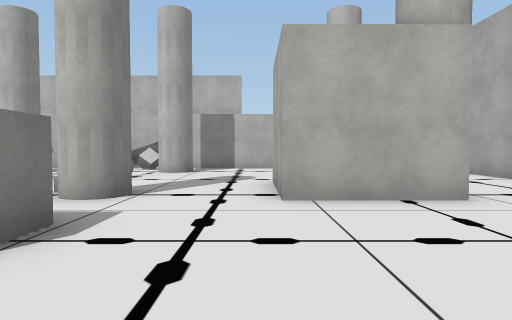
[1] (above)

24 first-person views from a walk through a scene from a Unity 3-D project. The camera is 1.4 m above the floor, tilts 2° down and sees 75° across. The floor is counted in squares, 2 m on a side. Each view is taken from the middle of a square. On the plan, view 1 faces up. The plan holds only what a view shows up to about 10 squares ahead; the rest is blank. The player character is not drawn. Some surface patterns are stand-ins.

[2]
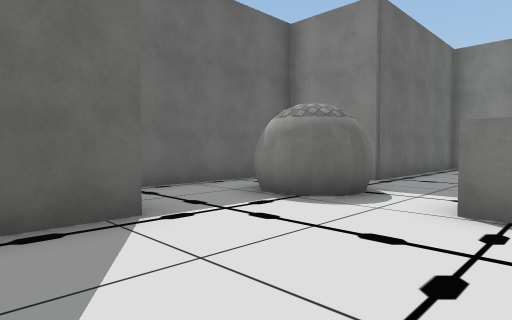

[3]
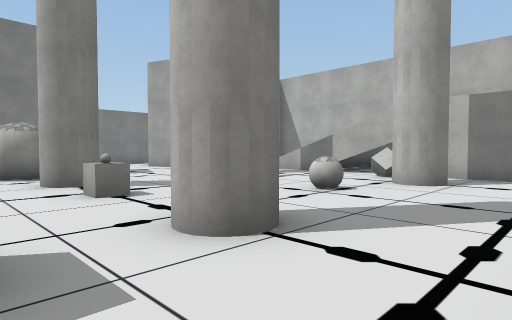

[4]
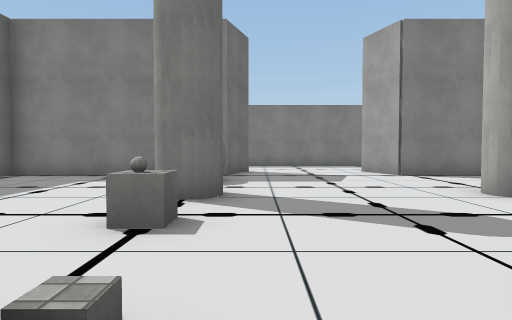

[5]
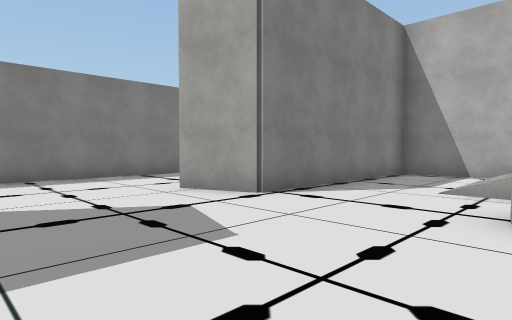

[6]
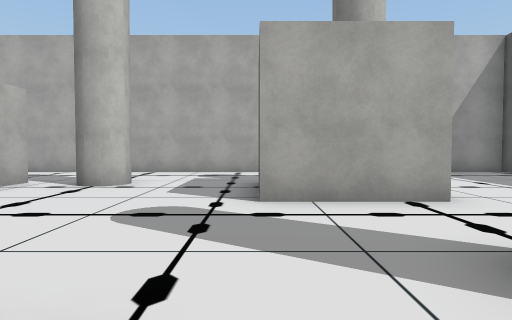

[7]
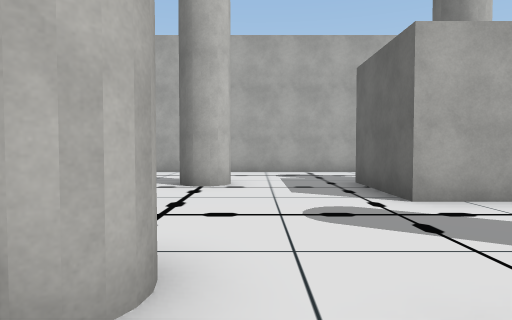

[8]
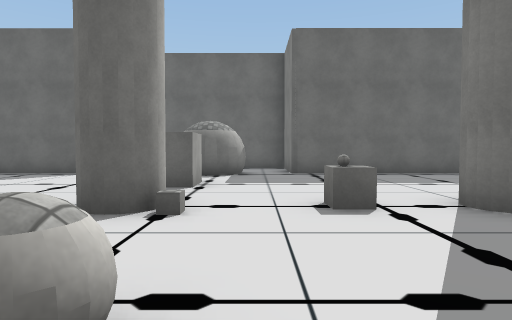

[9]
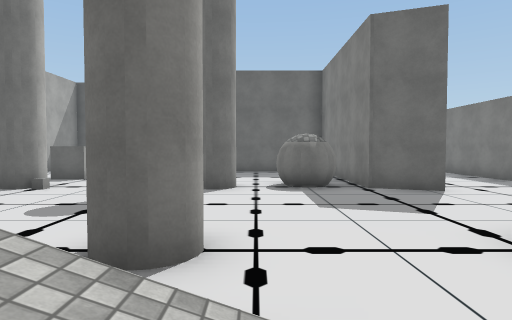

[10]
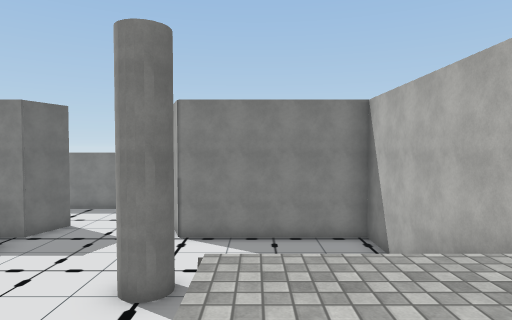

[11]
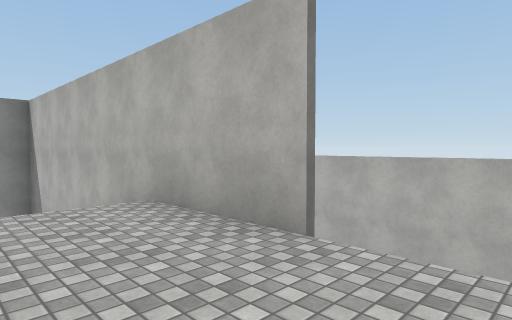

[12]
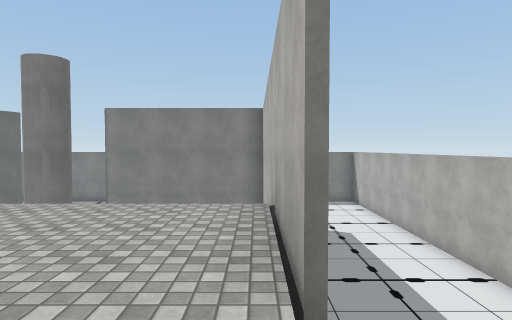

[13]
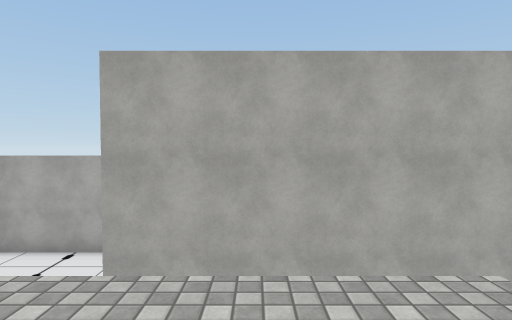

[14]
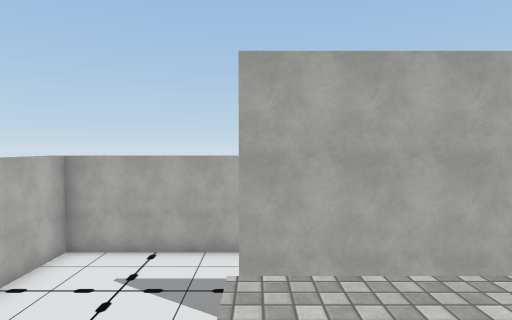

[15]
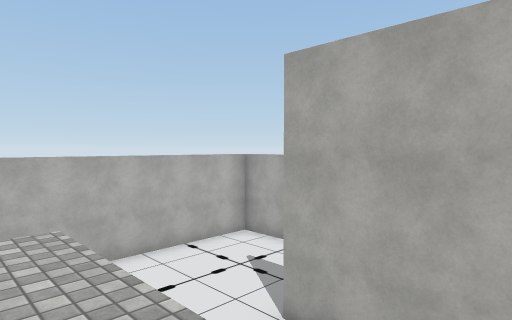

[16]
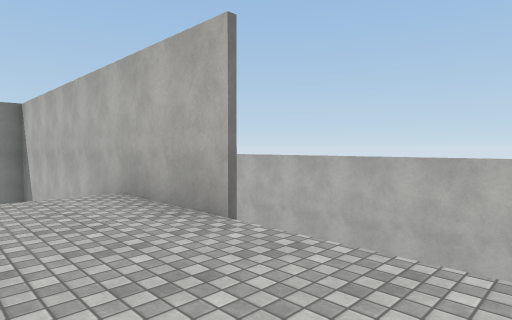

[17]
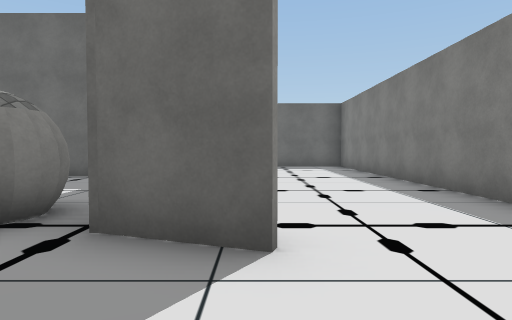

[18]
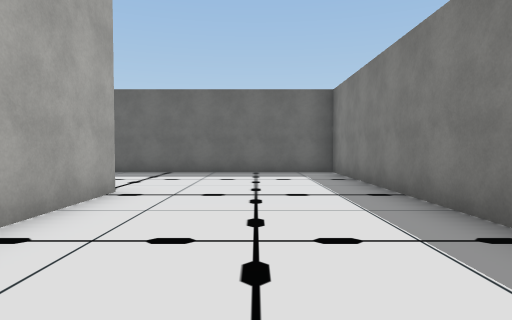

[19]
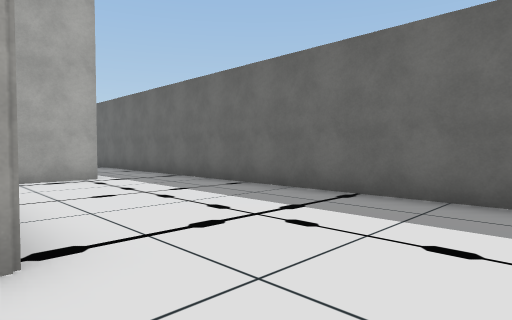

[20]
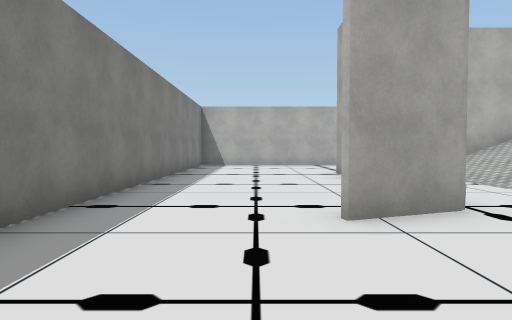

[21]
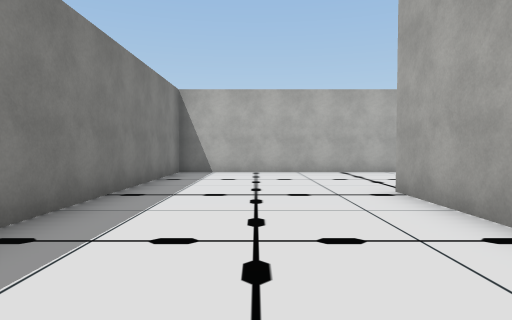

[22]
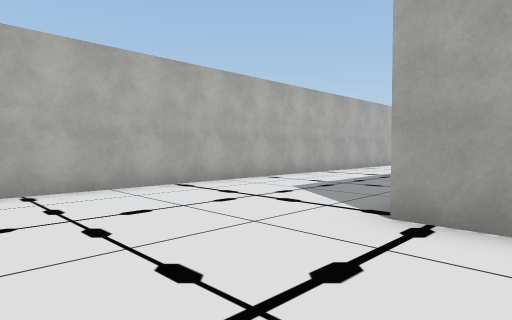

[23]
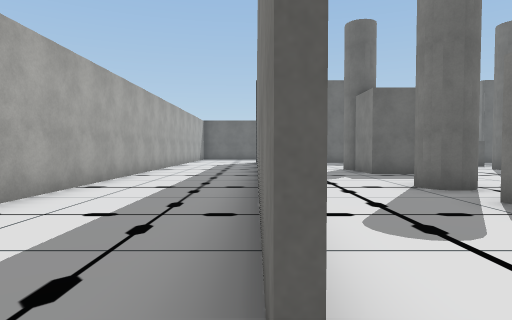

[24]
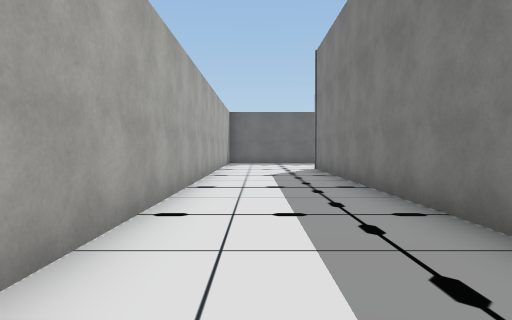

### Floor plan
Key: @ floor where view 1 was taken; # wall or solid block; . main floor; : floor 3.75 m higher than the main floor; / step, stairs or slope; C cube; O other object.
Columns run from 16 left of view 1 to 10 right of it. Each row starts with its distance up from view 1.
 20 ##################  #######
 19 #............        .....#
 18 #............        .....#
 17 #............        .....#
 16 #............        .....#
 15 #....###########//// .#...#
 14 #....#..//   ::::::/..#..
 13 #....#..//   ::::::/..#...
 12 #....#..// //:::  :/..#...#
 11 #....#......CC.. .....#...#
 10 #....#...#...##....#..#...#
  9 #...##................#...#
  8 #............O........#...#
  7 #................###..#...#
  6   ..##.....C.....###..#...#
  5  ....###.#.O..#..###. #...#
  4 #....#.#............  #...#
  3 #....#.......CC.....  #...#
  2 #....#.......CC.......#...#
  1 #....#................#...#
  0 #....#######.##.@###  #
 -1 #..........#. #..
 -2 #..........#.....
 -3 #..........#####
 -4 #.............
 -5 #############

Positions as (right, up) in squares from view 1, and headings:
1: (0, 0), facing up
2: (2, 3), facing down-left
3: (0, 3), facing up-left
4: (-2, 6), facing left
5: (-7, 6), facing up-left
6: (-4, 7), facing right
7: (-4, 9), facing right
8: (-4, 9), facing down
9: (-8, 13), facing down
10: (-1, 12), facing left
11: (1, 13), facing up-left
12: (1, 15), facing left
13: (1, 13), facing right
14: (1, 15), facing right
15: (2, 12), facing up-right
16: (2, 13), facing up-left
17: (-12, 8), facing down
18: (-13, 5), facing down
19: (-13, 0), facing down-right
20: (-13, 6), facing up
21: (-13, 10), facing up
22: (-14, 14), facing up-right
23: (6, 16), facing down
24: (8, 11), facing down
